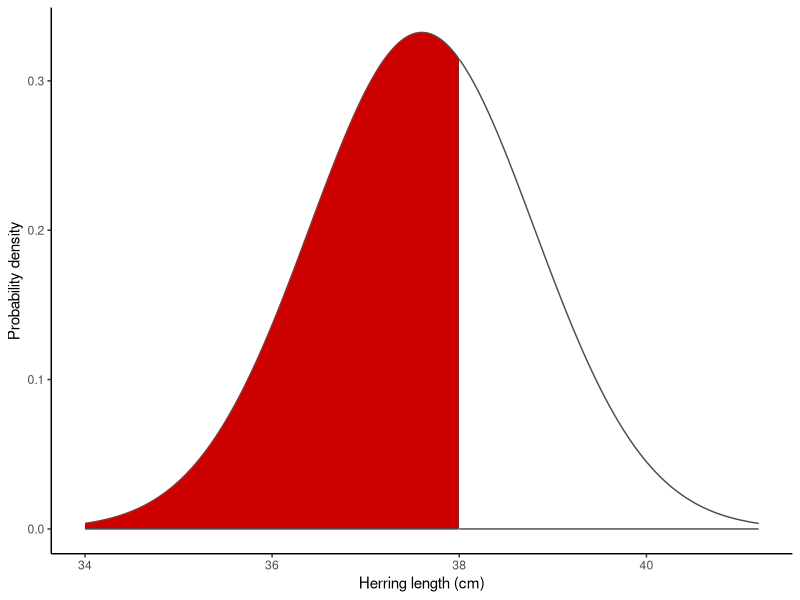
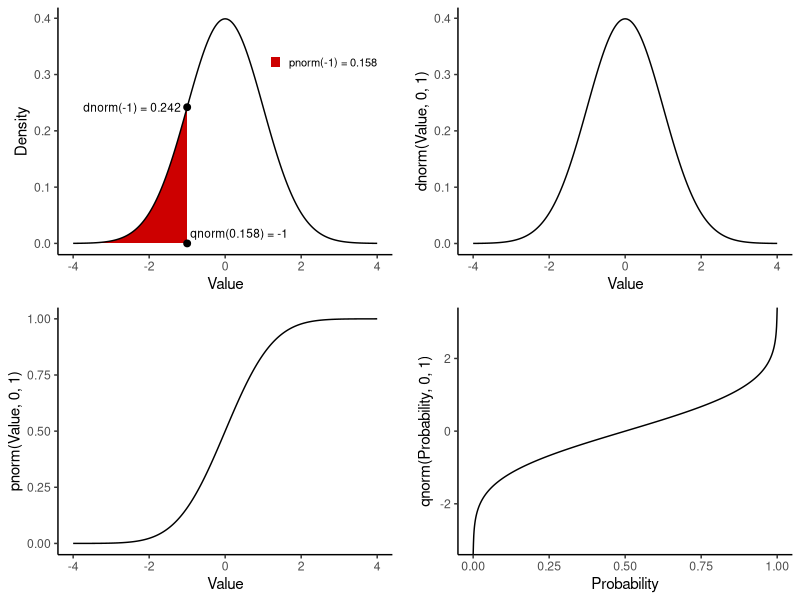
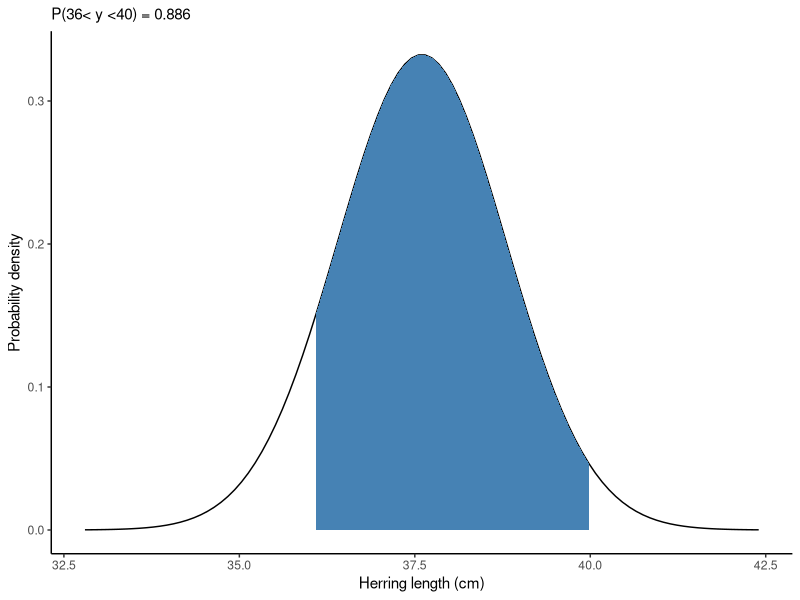
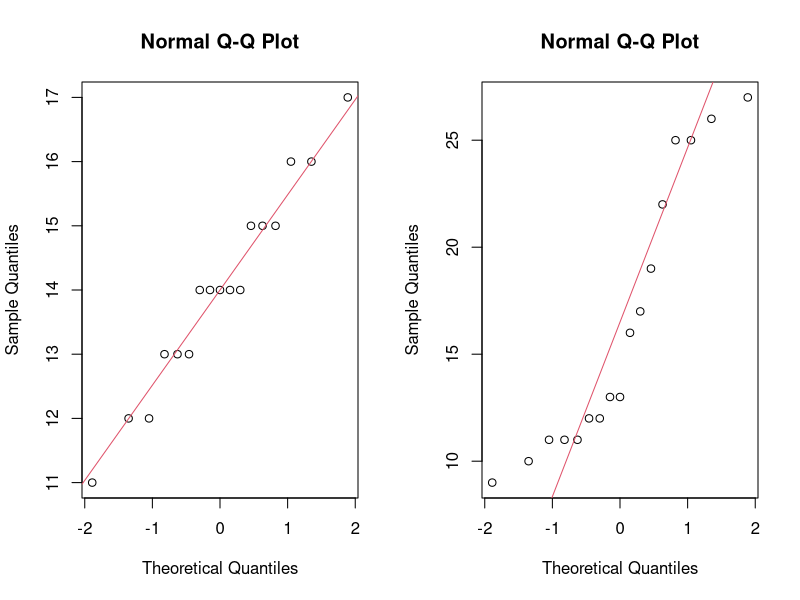
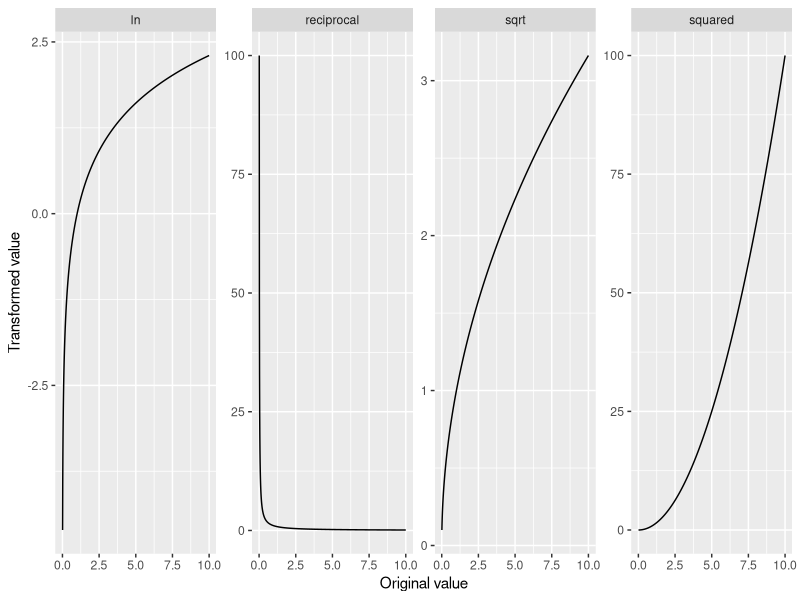
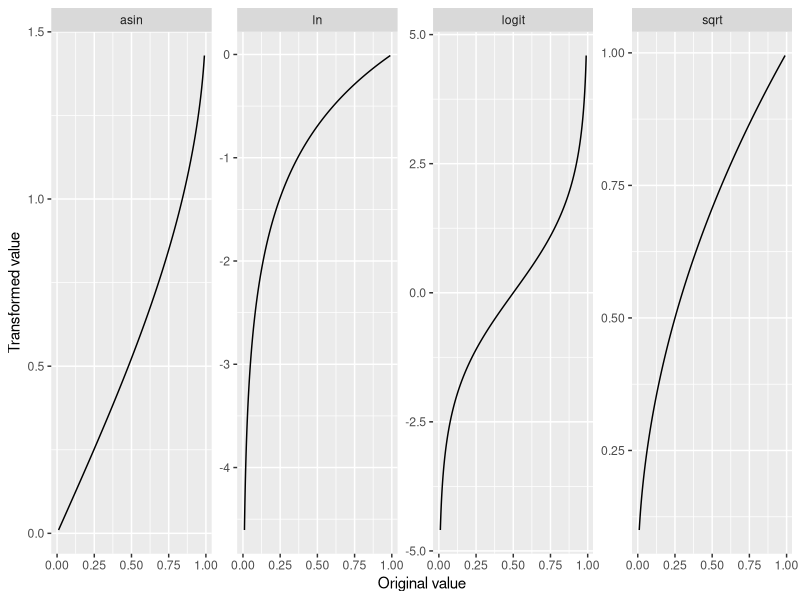
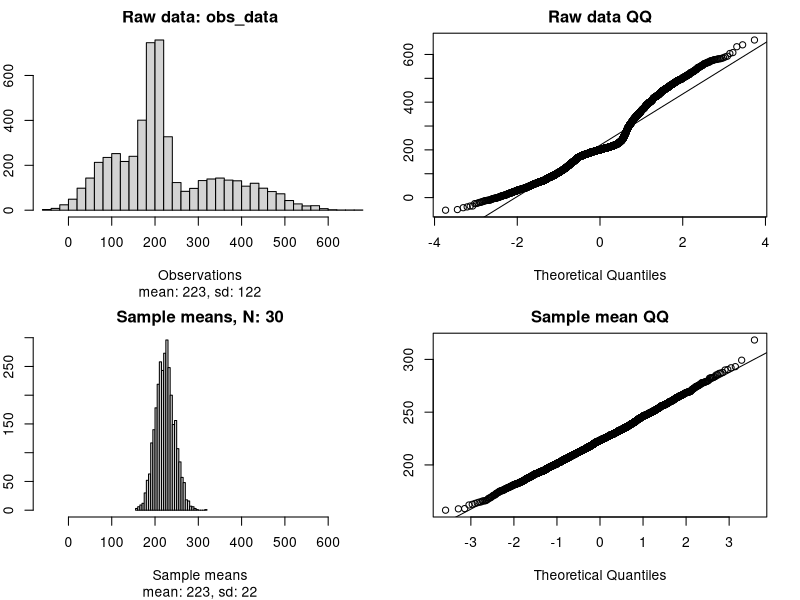
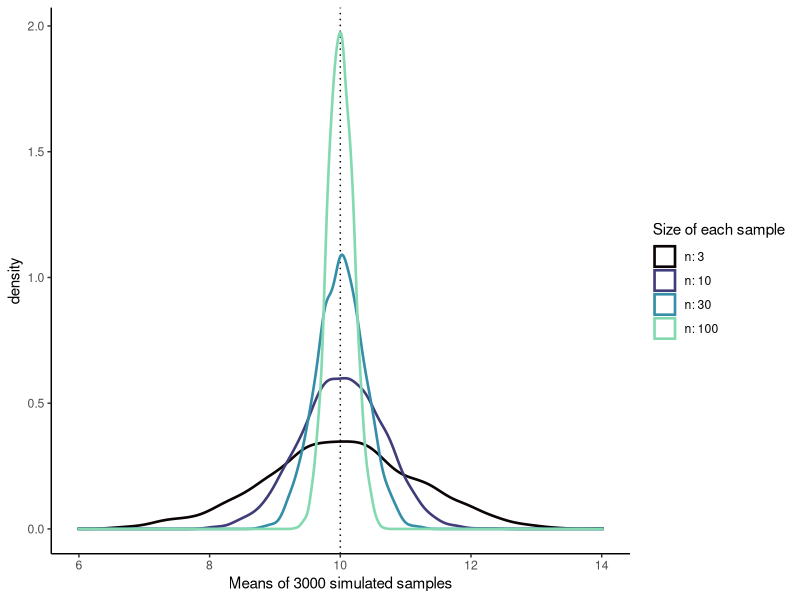

Source code (R) for these figures, in order:
## ---- chunk 1
#| message: false
#| warning: false

library(tidyverse)
library(readxl)
set.seed(2025)
## ---- chunk 2
#| label: fig-normal_herring
#| fig-cap: "Normal distribution of herring lengths."
#| message: false
#| warning: false
#| code-fold: true

mu <- 37.6
sigma <- 1.2
y <- 38

y_lt38_df <- tibble(len=seq(mu-3*sigma, mu+3*sigma, length.out=1e3),
                     density=dnorm(len, mu, sigma),
                     shade=len < 38)
ggplot(y_lt38_df, aes(len, ymin=0, ymax=density, fill=shade)) + 
  geom_ribbon(colour="grey30") + 
  scale_fill_manual(values=c("white", "red3"), guide="none") +
  labs(x="Herring length (cm)", y="Probability density") +
  theme_classic()
## ---- chunk 3
#| label: fig-dpq_examp
#| fig-cap: "Functions for distributions in R illustrated with a standard normal."
#| fig-width: 8
#| fig-height: 6
#| code-fold: true
#| warning: false
#| message: false

library(cowplot)
norm_df <- tibble(x=seq(-4, 4, length.out=1e3),
                  x2=seq(0, 1, length.out=1e3),
                  lo=0) |>
  mutate(d=dnorm(x), 
         q=qnorm(x2),
         p=pnorm(x),
         above_m1=x > -1) 
labels_df <- tribble(~x, ~y, ~label,
                     -1, dnorm(-1), "dnorm(-1) = 0.242  ",
                     -1, 0, " qnorm(0.158) = -1")
p1 <- ggplot(norm_df, aes(x)) + 
  geom_ribbon(aes(ymin=lo, ymax=d, fill=above_m1)) +
  geom_line(aes(y=d)) + 
  geom_point(data=labels_df, aes(y=y), size=2) +
  geom_text(data=labels_df[1,], aes(y=y, label=label), hjust=1, size=3) + 
  geom_text(data=labels_df[2,], aes(y=y, label=label), size=3,
            hjust=0, vjust=0, nudge_y=0.01) + 
  scale_fill_manual("", values=c("red3", "white"), 
                    labels=c("pnorm(-1) = 0.158", "")) +
  labs(x="Value", y="Density") +
  theme_classic() +
  theme(legend.position=c(0.8, 0.8),
        legend.text=element_text(size=8),
        legend.key.size=unit(0.3, "cm"))
p2 <- ggplot(norm_df, aes(x, d)) + geom_line() + 
  labs(x="Value", y="dnorm(Value, 0, 1)") + 
  theme_classic() 
p3 <- ggplot(norm_df, aes(x, p)) + geom_line() + 
  labs(x="Value", y="pnorm(Value, 0, 1)") + 
  theme_classic() 
p4 <- ggplot(norm_df, aes(x2, q)) + geom_line() + 
  labs(x="Probability", y="qnorm(Probability, 0, 1)") + 
  theme_classic() 

plot_grid(p1, p2, p3, p4, align="hv", axis="tblr")
## ---- chunk 4
qnorm(p = 0.975, mean = 37.6, sd = 1.2) # p is the cumulative probability 
## ---- chunk 5
probs <- seq(from = 0.1, to = 0.9, by = 0.2) # vectorize for multiple values
rbind(probs, quantiles=qnorm(p = probs, mean = 37.6, sd = 1.2))
qnorm(p = c(0.025, 0.975), mean = 37.6, sd = 1.2) # middle 95%
## ---- chunk 6
#| label: fig-herring2
#| fig-cap: "The normal distribution illustrating probability of a random herring from your population having a length between 36 and 40 cm."
#| fig-width: 6
#| fig-height: 4

mu <- 37.6
sigma <- 1.2
lb <- 36 # lower boundary 
ub <- 40 # upper boundary

norm_df <- tibble(z=seq(-4, 4, length.out=100),
                  x=z*sigma + mu,
                  densNorm=dnorm(x, mu, sigma))
ggplot(norm_df, aes(x, densNorm)) + 
  geom_line() + 
  geom_ribbon(data=norm_df |> filter(x > lb & x < ub),
              aes(ymin=0, ymax=densNorm), fill="steelblue") +
  labs(x="Herring length (cm)", 
       y="Probability density",
       subtitle=paste0("P(", lb, "< y <", ub, ") = ", 
                       signif(pnorm(ub, mu, sigma) - pnorm(lb, mu, sigma), digits=3))) +
  theme_classic() # changes how the plot looks: ?theme

## ---- chunk 7
MS <- read_xlsx("data/H2DS_practicalData.xlsx", sheet = "Mood shrimp")
# check the data using head(), str() etc.
## ---- chunk 8
#| label: qq-examp
#| fig-cap: "Normal (QQ) plots. The left indicates that the normality assumption might be reasonable, not so on the right."
#| fig-width: 8
#| fig-height: 4

par(mfrow = c(1, 2))
qqnorm(MS$Shrimp1)
qqline(MS$Shrimp1, col = 2) # the data fall near the line
qqnorm(MS$Shrimp2)
qqline(MS$Shrimp2, col = 2) # the data deviate widely from the line
## ---- chunk 9
#| label: fig-trans_positiveData
#| fig-cap: "Effect of common transformations on positive data."
#| fig-width: 9
#| fig-height: 2.5
#| code-fold: true

positive_df <- tibble(orig=seq(0.01, 10, length.out=1e3)) |>
  mutate(sqrt=sqrt(orig),
         ln=log(orig),
         reciprocal=1/orig,
         squared=orig^2) |>
  pivot_longer(cols=2:5, names_to="transformation", values_to="new_value")

ggplot(positive_df, aes(orig, new_value)) + 
  geom_line() + 
  facet_wrap(~transformation, scales="free", nrow=1) + 
  labs(main="Positive values", x="Original value", y="Transformed value")
## ---- chunk 10
#| label: fig-trans_proportionalData
#| fig-cap: "Effect of common transformations on proportions."
#| fig-width: 9
#| fig-height: 2.5
#| code-fold: true

proportion_df <- tibble(orig=seq(0.01, 0.99, length.out=1e3)) |>
  mutate(sqrt=sqrt(orig),
         ln=log(orig),
         asin=asin(orig),
         logit=boot::logit(orig)) |>
  pivot_longer(cols=2:5, names_to="transformation", values_to="new_value")

ggplot(proportion_df, aes(orig, new_value)) + 
  geom_line() + 
  facet_wrap(~transformation, scales="free", nrow=1) + 
  labs(main="Proportions", x="Original value", y="Transformed value")
## ---- chunk 11
#| label: fig-clt_examp
#| fig-cap: "The central limit theorem in action."
#| fig-width: 6
#| fig-height: 6

# Non-normal data: a mixture of several distributions
obs_data <- c(rnorm(2000, 200, 20), 
              rnorm(1500, 100, 50),
              rnorm(1000, 400, 80), 
              rnorm(800, 300, 100))
xlims <- range(obs_data)

# Define size of each sample and the number of sampling repeats
sample_size <- 30
num_samples <- 3000

# Sample num_samples times from obs_data, with n = sample_size for each sample
sample_means <- numeric(length=num_samples) # initialize an empty vector
for(i in 1:num_samples) {
  sample_means[i] <- sample(x=obs_data, size=sample_size, replace=T) |> mean()
}

# plot observed distribution
par(mfrow = c(2, 2),
    mar = c(5, 2, 2, 2)) 
hist(obs_data,
     main = "Raw data: obs_data",
     sub = paste0("mean: ", signif(mean(obs_data), 3), 
                  ", sd: ", signif(sd(obs_data), 3)),
     breaks = 30, xlab = "Observations", xlim = xlims
) 
qqnorm(obs_data, main = "Raw data QQ")
qqline(obs_data)

# plot distribution of sample means
hist(sample_means,
     main = paste0("Sample means, N: ", sample_size),
     sub = paste0("mean: ", signif(mean(sample_means), 3), 
                  ", sd: ", signif(sd(sample_means), 3)),
     breaks = 30, xlab = "Sample means", xlim = xlims
) 
qqnorm(sample_means, main="Sample mean QQ")
qqline(sample_means)

## ---- chunk 12
# Simulate a normally distributed population with mean mu and sd sigma
mu <- 10
sigma <- 2
sim_obs <- rnorm(10000, mu, sigma)

# Draw samples
sample_size <- c(3, 10, 30, 100) # size of each sample
num_samples <- 3000 # number of samples (=repeats) for each sample size

# Create a dataframe to store results
sample_mean_df <- tibble(N=rep(sample_size, each = num_samples),
                         id=rep(1:num_samples, times = length(sample_size))) |>
  rowwise() |> # enforces new sample() call for each row
  mutate(sample_mean=mean(sample(x=sim_obs, size=N))) |>
  ungroup()
## ---- chunk 13
#| label: fig-SEM
#| fig-cap: "Simulated sample means. Each curve shows the sampling distribution for means of samples with size n. The standard deviation of each curve is the standard error of the mean."
#| fig-width: 6
#| fig-height: 4

sample_mean_df |>
  mutate(N=factor(N, levels=unique(N), labels=paste("n:", unique(N)))) |>
  ggplot(aes(sample_mean, colour=N)) +
  geom_vline(xintercept=mu, linetype=3) +
  geom_density(linewidth=0.9) +
  scale_colour_viridis_d("Size of each sample", option="mako", end=0.85) +
  labs(x=paste("Means of", num_samples, "simulated samples")) +
  theme_classic()
## ---- chunk 14

sample_mean_df |>
  group_by(N) |>
  summarise(se_bySim=sd(sample_mean)) |>
  ungroup() |>
  mutate(se_byFormula=sigma/sqrt(N))
